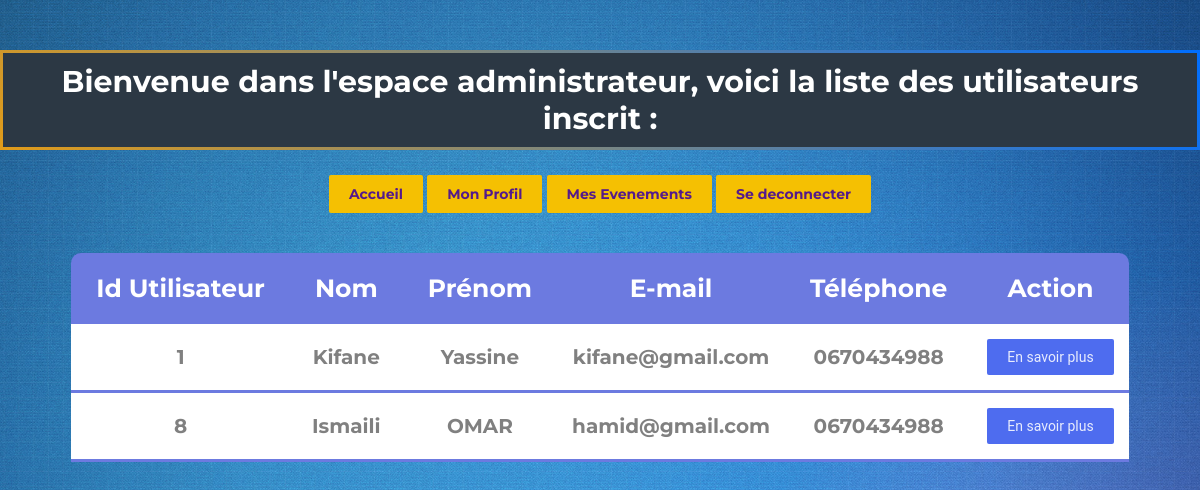
/users.php, run on an earlier commit of the app's database.
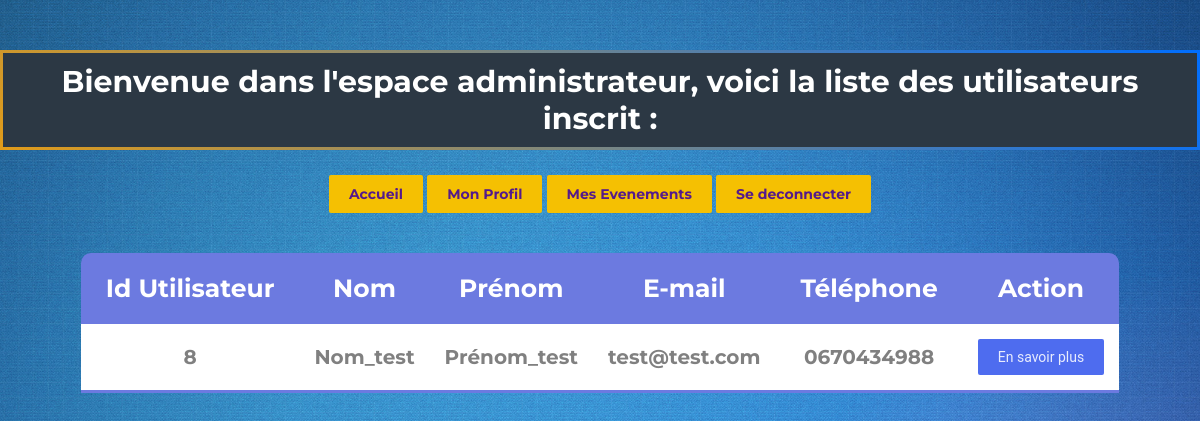
And on a later commit of the database.
### tables this page shows
CREATE TABLE `user` (
  `id` int(11) NOT NULL,
  `nom` varchar(255) NOT NULL,
  `prenom` varchar(255) NOT NULL,
  `email` varchar(255) NOT NULL,
  `password` varchar(255) NOT NULL,
  `telephone` varchar(14) NOT NULL,
  `role` char(1) NOT NULL
);

### includes/init.php (called while the page is built, shortened)
<?php
require 'classes/User.php';
require 'classes/Admin.php';
$db_obj = new Database();
$db_connection = $db_obj->dbConnection();
$admin_obj= new Admin($db_connection);
?>

### includes/classes/User.php (called while the page is built, shortened)
<?php
class User{
    function __construct($db_connection){
        $this->db = $db_connection;
    }
}
?>

### includes/classes/Admin.php (called while the page is built, shortened)
<?php
class Admin extends User{
    function displayUsers(){
        try{
            $sql = "SELECT * from user ";
            $list_events_stsmt = $this->db->prepare($sql);
            $list_events_stsmt->execute();
            return $list_events_stsmt->fetchAll(PDO::FETCH_OBJ);
        }
        catch(PDOException $e){
            die($e->getMessage());
        }
    }
}

### users.php (the view, shortened to what this page needs)
<?php
require 'includes/init.php';
?>
<!DOCTYPE html>
<html>
    <head>
    <link rel="stylesheet" href="css_files/events.css">
    </head>
    <body>
        <?php  if ($_SESSION['role']=='u') : ?>
        <div id="salute">
            Bienvenue dans l'espace utilisateur!
        </div>
        <?php else : ?>
        <div id="salute">
            Bienvenue dans l'espace administrateur, voici la liste des utilisateurs inscrit :
        </div>
        <?php endif;?>
        <div class="buttons">
            <button onClick="location.href='index.php'">Accueil</button>
            <button onClick="location.href='profile.php';">Mon Profil</button>
            <?php  if ($_SESSION['role']=='a') : ?>
                <button onClick="location.href='Events.php';">Evenements</a></button>
            <?php else : ?>
                <button onClick="location.href='Events.php';">Mes Evenements</a></button>
            <?php endif;?>
            <button onClick="location.href='logout.php';">Se deconnecter</a></button>
        </div>
        <div class="container">
        <?php
                $users = $admin_obj->displayUsers();
            ?>
            <table cellspacing=0>
                        <th id="radius1">Id Utilisateur</th>
                        <th>Nom</th>
                         <th>Prénom</th>
                         <th>E-mail</th>
                         <th>Téléphone</th>
                        <th id="radius2">Action</th>
                        <?php foreach($users as $user) : ?>
                             <?=    '<tr class="test" >
                                    <form action="user.php" METHOD="POST">
                                         <input type="hidden" value="'.$user->id.'" name="user_id">
                                        <td>'.$user->id.'</td>
                                        <td>'.$user->nom.'</td>
                                        <td>'.$user->prenom.'</td>
                                        <td>'.$user->email.'</td>
                                        <td>'.$user->telephone.'</td> '
                                        ?>
                                    <?='<td><input type="submit" name="submit" value="En savoir plus"  ></td>
                                    </form>
                                     </tr>';?>
                        <?php endforeach;?>
             </table>
        </div>
            </body>
            </html>

What changed in the data, as far as the page shows it:
removed user: id "1", nom "Kifane", prenom "Yassine", email "kifane@gmail.com", telephone "0670434988"
changed user id 8: nom "Ismaili" → "Nom_test"; prenom "OMAR" → "Prénom_test"; email "hamid@gmail.com" → "test@test.com"
